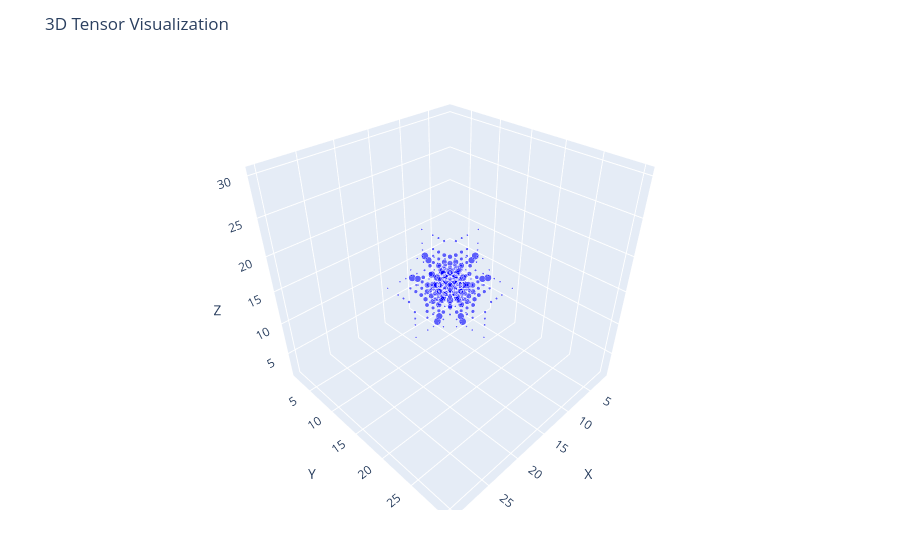

The notebook cell this image was saved under:
### Code cell
curve = toCurveTensor(hypgraph_ten)
plotTensor(curve.tensor)

### Figure 1 — Plotly figure (JSON) as saved in the notebook; plotly's stock layout.template omitted (floating-point values rounded to 4 significant figures; data arrays with more than 128 entries replaced by an {"elided": "..."} marker saying what was removed)
{"data": [{"marker": {"color": "blue", "opacity": 0.6, "size": {"elided": "355 float values"}}, "mode": "markers", "type": "scatter3d", "x": {"elided": "355 int values"}, "y": {"elided": "355 int values"}, "z": {"elided": "355 int values"}}], "layout": {"margin": {"b": 50, "l": 50, "r": 50, "t": 60}, "scene": {"aspectmode": "cube", "xaxis": {"range": [1, 31], "title": "X"}, "yaxis": {"range": [1, 31], "title": "Y"}, "zaxis": {"range": [1, 31], "title": "Z"}}, "title": "3D Tensor Visualization"}}
